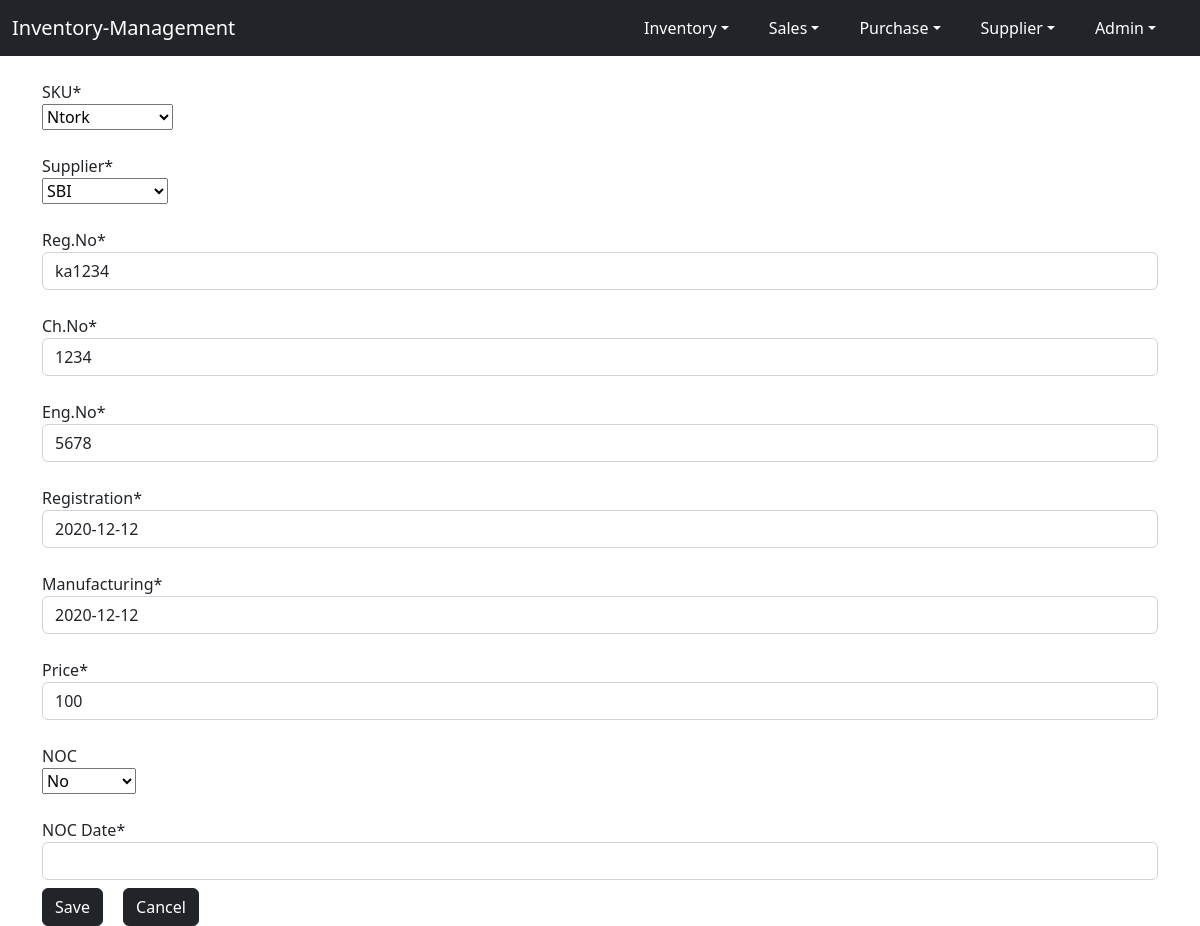
The app's page /purchase/purchase-history/1/edit (signed in) with its own data.
### purchase/models.py (models this page shows, shortened)
class NewStockModel(models.Model):
    order_no = models.IntegerField(primary_key=True)
    sku = models.ForeignKey(InventoryModel, on_delete=models.CASCADE)
    supplier = models.ForeignKey(SupplierModel, on_delete=models.CASCADE)
    quantity = models.IntegerField(default=1)
    number = models.CharField(max_length=100)
    chassis_number = models.CharField(max_length=100)
    engine_number = models.CharField(max_length=100)
    purchase_price = models.IntegerField()
    sale_price = models.IntegerField()
    date = models.DateTimeField(auto_now=True)
    registration_date = models.DateField(default=None)
    manufacturing_date = models.DateField(default=None)
    sold = models.BooleanField(default=False)
    noc = models.BooleanField(default=False, null=True)
    noc_date = models.DateField(default=None, null=True)

### purchase/views.py (the view)
# urls.py: path('purchase-history/<order_no>/edit', views.edit_purchase, name='edit-purchase')
@login_required
def edit_purchase(request, order_no):
    model = NewStockModel.objects.get(order_no=order_no)
    if request.method == 'POST':
        form = NewStockForm(request.POST)
        if form.is_valid():
            model.sku = form.cleaned_data['sku']
            model.supplier = form.cleaned_data['supplier']
            model.number = form.cleaned_data['number']
            model.chassis_number = form.cleaned_data['chassis_number']
            model.engine_number = form.cleaned_data['engine_number']
            model.registration_date = form.cleaned_data['registration_date']
            model.manufacturing_date = form.cleaned_data['manufacturing_date']
            model.purchase_price = form.cleaned_data['purchase_price']
            model.sale_price = round(model.purchase_price + (model.purchase_price * 0.20), 2)
            model.save(update_fields=['sku', 'supplier', 'purchase_price', 'noc', 'noc_date'])
            return HttpResponseRedirect(reverse('purchase-history'))
        else:
            print(form.errors)
            return HttpResponseRedirect(reverse('purchase-history'))
    else:
        initial = {
            'order_no': model.order_no,
            'sku': model.sku,
            'supplier': model.supplier,
            'number': model.number,
            'chassis_number': model.chassis_number,
            'engine_number': model.engine_number,
            'registration_date': model.registration_date,
            'manufacturing_date': model.manufacturing_date,
            'purchase_price': model.purchase_price,
            'noc': model.noc,
            'noc_date': model.noc_date
        }
        form = NewStockForm(initial=initial)
        return render(request, 'supplier/add_supplier.html', {
            'form': form,
            'order_no': order_no
        })

### inventory/models.py (called while the page is built)
    def __str__(self):
        return self.name

### supplier/models.py (called while the page is built)
    def __str__(self):
        return self.name

### supplier/templates/supplier/add_supplier.html (shortened to what this page needs)
{% extends 'base.html' %}
{% load crispy_forms_tags %}
{% block content %}
    <div class='container'>
        {% crispy form %}
    </div>
{% endblock %}

### templates/base.html (shortened to what this page needs)
<!DOCTYPE html>
<html lang="en">
<head>
    <link href="https://cdn.jsdelivr.net/npm/bootstrap@5.2.0-beta1/dist/css/bootstrap.min.css" rel="stylesheet">
</head>
<body>
    <nav class="navbar navbar-expand-lg navbar-dark bg-dark">
        <div class="container-fluid">
            {% if not user.is_authenticated %}
                <a class="navbar-brand" href="{% url 'sign-in' %}">
                    Inventory-Management
                </a>
            {% else %}
                <a class="navbar-brand" href="{% url 'index' %}">
                    Inventory-Management
                </a>
            {% endif %}
            <ul class="nav justify-content-end ">
                {% if not user.is_authenticated %}
                    <li class="nav-item">
                        <a class="nav-link text-white" href="{% url 'sign-up' %}">Sign Up</a>
                    </li>
                 {% else %}
                    <div class="collapse navbar-collapse" id="navbarNavDarkDropdown">
                        <ul class="navbar-nav">
                            <li class="nav-item dropdown me-4">
                                <a class="nav-link text-white dropdown-toggle" href="{% url 'index' %} id="navbarDarkDropdownMenuLink" role="button" data-bs-toggle="dropdown" aria-expanded="false"">Inventory</a>
                            </li>
                            <li class="nav-item dropdown me-4">
                                <a class="nav-link text-white dropdown-toggle" href="{% url 'index' %} id="navbarDarkDropdownMenuLink" role="button" data-bs-toggle="dropdown" aria-expanded="false"">Sales</a>
                            </li>
                            <li class="nav-item dropdown me-4">
                                <a class="nav-link text-white dropdown-toggle" href="#" id="navbarDarkDropdownMenuLink" role="button" data-bs-toggle="dropdown" aria-expanded="false">Purchase</a>
                            </li>
                            <li class="nav-item dropdown me-4">
                                <a class="nav-link text-white dropdown-toggle" href="#" id="navbarDarkDropdownMenuLink" role="button" data-bs-toggle="dropdown" aria-expanded="false">Supplier</a>
                            </li>
                            <li class="nav-item dropdown me-4">
                                <a class="nav-link text-white dropdown-toggle" href="#" id="navbarDarkDropdownMenuLink" role="button" data-bs-toggle="dropdown" aria-expanded="false">{{user.username|capfirst}}</a>
                            </li>
                        </ul>
                    </div>
                {% endif %}
            </ul>
        </div>
    </nav>
    {% block content %}
    {% endblock %}
</body>
</html>

### records on screen
NewStockModel: sku "Ntork", supplier "SBI", number "ka1234", chassis_number "1234", engine_number "5678", registration_date "2020-12-12", manufacturing_date "2020-12-12", purchase_price "100", noc "No"

### other values on screen
{{ user.username|capfirst }} "Admin"
